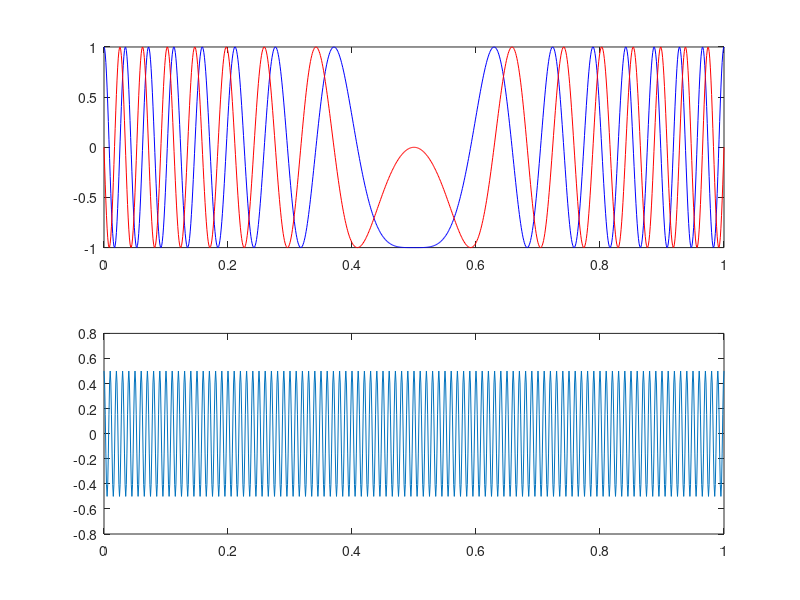
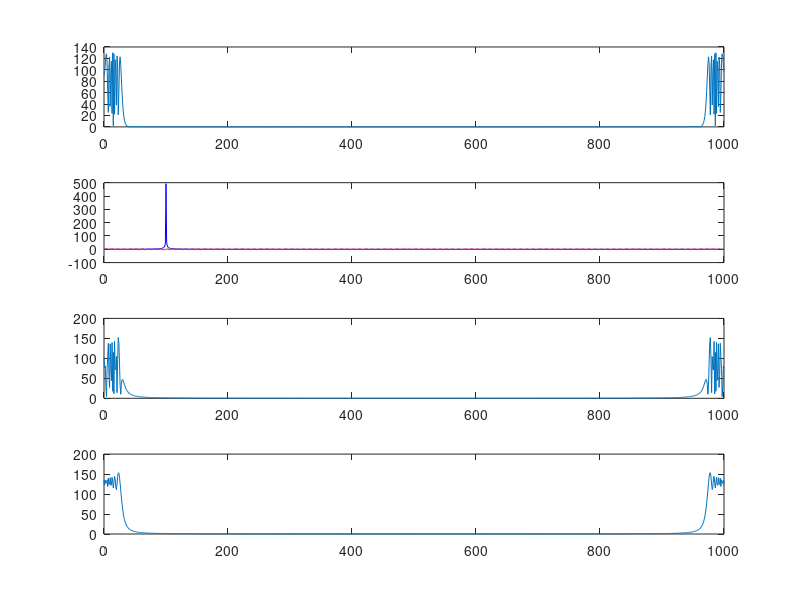
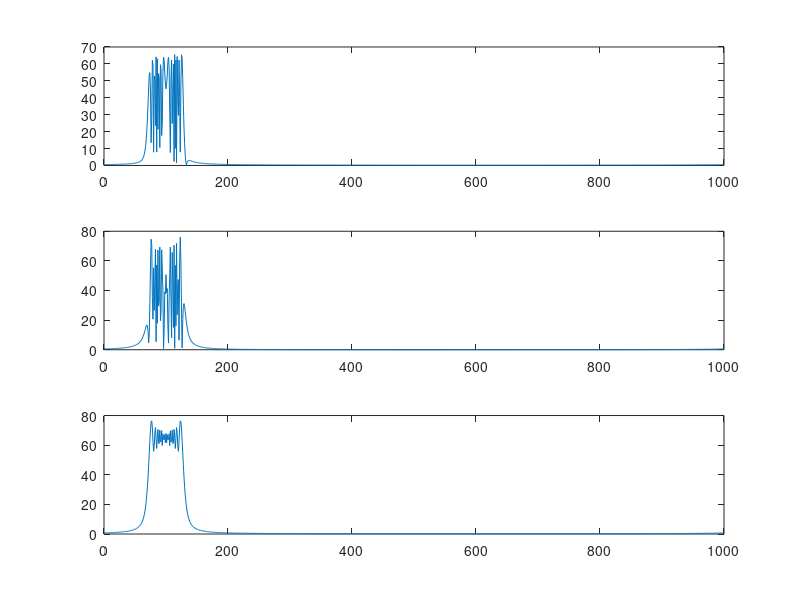
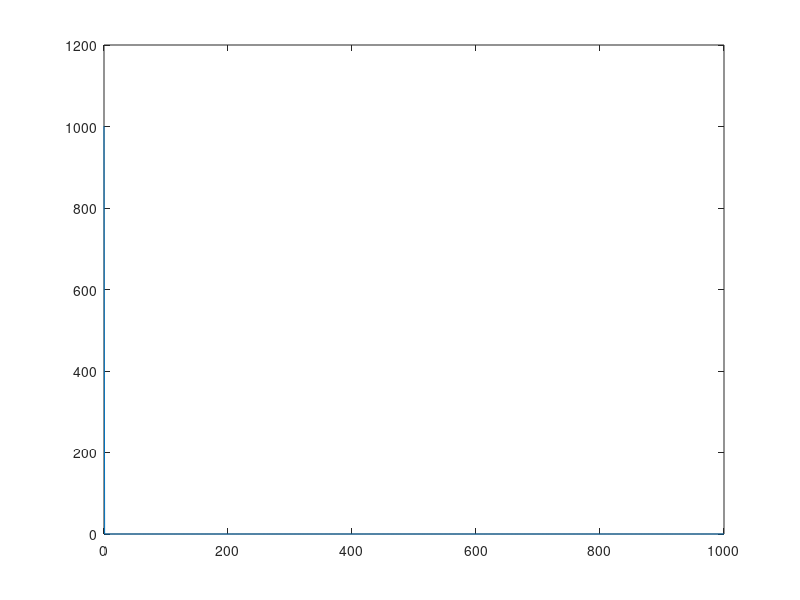

Source code (MATLAB) for these figures, in order:
clc
clear all
samp_rate = 1e3;
t= 0 :1/samp_rate:1;
N = length(t);
df = samp_rate/(N-1);
F = (0:N-1)*df;
y1 = chirp(t,-30,1,30);
a2 = chirp(t,-30,1,30,'linear',-90);
y2 = sqrt(-1).*a2;
y3 = y1 + y2;
lo = 0.5 * cos(2*pi*100*t) + sqrt(-1)*0.5 * sin(2*pi*100*t);
figure(1)
subplot(211)
plot(t,real(y3),'b',t,imag(y3),'r')
subplot(212)
plot(t,lo)
%% 
Y1 = abs(fft(y1));
LO = abs(fft(lo));
Y2 = abs(fft(y2));
Y3 = abs(fft(y3));
figure(2)
subplot(411)
plot(F,Y1);
subplot(412)
plot(F,LO,'b',F,angle(lo),'r');
subplot(413)
plot(F,Y2);
subplot(414)
plot(F,Y3)
%% 
f2 = y1.*lo;
f3 = y2.*lo;
F2 = abs(fft(f2));
F3 = abs(fft(f3));
F4 = abs(fft(y3.*lo));
figure(3)
subplot(311)
plot(F,F2)
subplot(312)
plot(F,F3)
subplot(313)
plot(F,F4)
%% 
g1= y3.*conj(y3);
G1 = abs(fft(g1));
figure(4)
plot(F,G1)